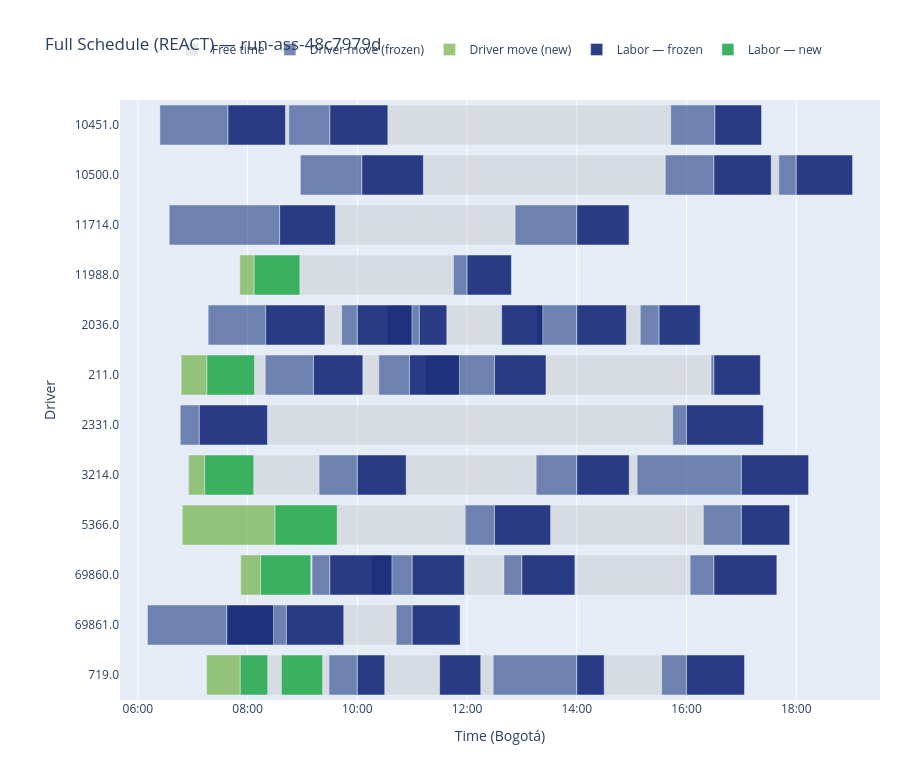

The cell this chart's notebook holds for it:
### Markdown cell above
---
## Gantt 3 — Full Schedule (5-Color by REACT Category)

| Color | Category |
|-------|----------|
| 🔵 Navy | Frozen labor |
| 🔴 Red | Reassigned labor |
| 🩵 Light blue | Unchanged (reassignable, kept same driver) |
| 🟢 Green | New labor |
| ⬜ Grey | Free time |

### Code cell
build_react_gantt(
    segments_after, drivers_after,
    label=f"Full Schedule (REACT) — {RUN_DIR.name}",
).show()

### Figure 1 — Plotly figure (JSON) as saved in the notebook; plotly's stock layout.template omitted (floating-point values rounded to 4 significant figures)
{"data": [{"base": ["2026-04-17T08:06:41.840000", "2026-04-17T10:53:27.800000", "2026-04-17T14:57:19", "2026-04-17T09:09:09.220000", "2026-04-17T11:57:06.700000", "2026-04-17T13:57:58.200000", "2026-04-17T08:57:10.500000", "2026-04-17T08:07:36.020000", "2026-04-17T10:06:02.500000", "2026-04-17T13:26:20.800000", "2026-04-17T08:41:27.480000", "2026-04-17T10:33:23.300000", "2026-04-17T08:22:00", "2026-04-17T09:22:00", "2026-04-17T10:30:00", "2026-04-17T12:15:00", "2026-04-17T14:30:00", "2026-04-17T09:24:35.540000", "2026-04-17T11:37:51.580000", "2026-04-17T14:54:16.300000", "2026-04-17T09:38:00.900000", "2026-04-17T13:31:24.800000", "2026-04-17T08:21:44.300000", "2026-04-17T09:35:59.160000", "2026-04-17T11:12:15", "2026-04-17T17:32:39.100000", "2026-04-17T09:45:09.720000"], "hoverinfo": "text", "hovertext": ["<b>Free time</b><br>Driver: 3214.0<br>Labor: 569541<br>Service: 463512<br>Start: 08:06<br>End: 09:18<br>Duration: 71.5 min", "<b>Free time</b><br>Driver: 3214.0<br>Labor: 569480<br>Service: 463451<br>Start: 10:53<br>End: 13:15<br>Duration: 142.1 min", "<b>Free time</b><br>Driver: 3214.0<br>Labor: 569886<br>Service: 463837<br>Start: 14:57<br>End: 15:05<br>Duration: 8.6 min", "<b>Free time</b><br>Driver: 69860.0<br>Labor: 569352<br>Service: 463328<br>Start: 09:09<br>End: 09:10<br>Duration: 1.4 min", "<b>Free time</b><br>Driver: 69860.0<br>Labor: 569542<br>Service: 463513<br>Start: 11:57<br>End: 12:40<br>Duration: 43.3 min", "<b>Free time</b><br>Driver: 69860.0<br>Labor: 569961<br>Service: 463912<br>Start: 13:57<br>End: 16:03<br>Duration: 126.0 min", "<b>Free time</b><br>Driver: 11988.0<br>Labor: 564586<br>Service: 458721<br>Start: 08:57<br>End: 11:45<br>Duration: 168.0 min", "<b>Free time</b><br>Driver: 211.0<br>Labor: 568545<br>Service: 462555<br>Start: 08:07<br>End: 08:19<br>Duration: 11.7 min", "<b>Free time</b><br>Driver: 211.0<br>Labor: 566791<br>Service: 460890<br>Start: 10:06<br>End: 10:23<br>Duration: 17.4 min", "<b>Free time</b><br>Driver: 211.0<br>Labor: 569562<br>Service: 463531<br>Start: 13:26<br>End: 16:26<br>Duration: 180.5 min", "<b>Free time</b><br>Driver: 10451.0<br>Labor: 569504<br>Service: 463475<br>Start: 08:41<br>End: 08:45<br>Duration: 3.6 min", "<b>Free time</b><br>Driver: 10451.0<br>Labor: 569349<br>Service: 463325<br>Start: 10:33<br>End: 15:42<br>Duration: 309.3 min", "<b>Free time</b><br>Driver: 719.0<br>Labor: 569629<br>Service: 463591<br>Start: 08:22<br>End: 08:37<br>Duration: 15.0 min", "<b>Free time</b><br>Driver: 719.0<br>Labor: 567159<br>Service: 461234<br>Start: 09:22<br>End: 09:28<br>Duration: 7.0 min", "<b>Free time</b><br>Driver: 719.0<br>Labor: 567161<br>Service: 461234<br>Start: 10:30<br>End: 11:30<br>Duration: 60.0 min", "<b>Free time</b><br>Driver: 719.0<br>Labor: 568182<br>Service: 462204<br>Start: 12:15<br>End: 12:28<br>Duration: 13.6 min", "<b>Free time</b><br>Driver: 719.0<br>Labor: 570107<br>Service: 464056<br>Start: 14:30<br>End: 15:32<br>Duration: 62.9 min", "<b>Free time</b><br>Driver: 2036.0<br>Labor: 569197<br>Service: 463180<br>Start: 09:24<br>End: 09:42<br>Duration: 18.3 min", "<b>Free time</b><br>Driver: 2036.0<br>Labor: 569866<br>Service: 463731<br>Start: 11:37<br>End: 12:37<br>Duration: 60.0 min", "<b>Free time</b><br>Driver: 2036.0<br>Labor: 568184<br>Service: 462204<br>Start: 14:54<br>End: 15:09<br>Duration: 15.2 min", "<b>Free time</b><br>Driver: 5366.0<br>Labor: 569663<br>Service: 463626<br>Start: 09:38<br>End: 11:57<br>Duration: 140.0 min", "<b>Free time</b><br>Driver: 5366.0<br>Labor: 570024<br>Service: 463973<br>Start: 13:31<br>End: 16:18<br>Duration: 167.0 min", "<b>Free time</b><br>Driver: 2331.0<br>Labor: 569414<br>Service: 463387<br>Start: 08:21<br>End: 15:44<br>Duration: 443.2 min", "<b>Free time</b><br>Driver: 11714.0<br>Labor: 569822<br>Service: 463776<br>Start: 09:35<br>End: 12:52<br>Duration: 196.6 min", "<b>Free time</b><br>Driver: 10500.0<br>Labor: 569443<br>Service: 463416<br>Start: 11:12<br>End: 15:36<br>Duration: 264.5 min", "<b>Free time</b><br>Driver: 10500.0<br>Labor: 569590<br>Service: 463557<br>Start: 17:32<br>End: 17:40<br>Duration: 8.2 min", "<b>Free time</b><br>Driver: 69861.0<br>Labor: 569611<br>Service: 463578<br>Start: 09:45<br>End: 10:42<br>Duration: 57.3 min"], "legendgroup": "FREE_TIME", "marker": {"color": "rgba(190, 190, 190, 0.35)"}, "name": "Free time", "orientation": "h", "showlegend": true, "type": "bar", "x": [4288960, 8528200, 517400, 80780, 2596100, 7559400, 10078122, 701380, 1045000.0, 10830200, 217920, 18558700, 900000, 417000, 3600000, 813600, 3771000, 1098460, 3600000, 908900, 8398500, 10022200, 26590300, 11794440, 15871800, 494300, 3435480], "y": ["3214.0", "3214.0", "3214.0", "69860.0", "69860.0", "69860.0", "11988.0", "211.0", "211.0", "211.0", "10451.0", "10451.0", "719.0", "719.0", "719.0", "719.0", "719.0", "2036.0", "2036.0", "2036.0", "5366.0", "5366.0", "2331.0", "11714.0", "10500.0", "10500.0", "69861.0"]}, {"base": ["2026-04-17T09:18:10.800000", "2026-04-17T13:15:36", "2026-04-17T15:05:56.400000", "2026-04-17T09:10:30", "2026-04-17T10:15:18", "2026-04-17T12:40:22.800000", "2026-04-17T16:03:57.600000", "2026-04-17T11:45:08.622000", "2026-04-17T08:19:17.400000", "2026-04-17T10:23:27.600000", "2026-04-17T11:14:43.800000", "2026-04-17T16:26:51", "2026-04-17T06:24:05.580000", "2026-04-17T08:45:05.400000", "2026-04-17T15:42:42", "2026-04-17T09:28:57", "2026-04-17T12:28:33.600000", "2026-04-17T15:32:51", "2026-04-17T07:16:54.840000", "2026-04-17T09:42:54", "2026-04-17T10:32:34.780000", "2026-04-17T13:15:52.200000", "2026-04-17T15:09:25.200000", "2026-04-17T11:57:59.400000", "2026-04-17T16:18:27", "2026-04-17T06:46:21", "2026-04-17T15:44:54.600000", "2026-04-17T06:34:20.460000", "2026-04-17T12:52:33.600000", "2026-04-17T08:57:44.400000", "2026-04-17T15:36:46.800000", "2026-04-17T17:40:53.400000", "2026-04-17T06:10:28.020000", "2026-04-17T07:38:39.520000", "2026-04-17T10:42:25.200000"], "hoverinfo": "text", "hovertext": ["<b>Driver move (frozen)</b><br>Driver: 3214.0<br>Labor: 569541<br>Service: 463512<br>Start: 09:18<br>End: 10:00<br>Duration: 41.8 min<br>Distance: 13.94 km", "<b>Driver move (frozen)</b><br>Driver: 3214.0<br>Labor: 569480<br>Service: 463451<br>Start: 13:15<br>End: 14:00<br>Duration: 44.4 min<br>Distance: 14.80 km", "<b>Driver move (frozen)</b><br>Driver: 3214.0<br>Labor: 569886<br>Service: 463837<br>Start: 15:05<br>End: 17:00<br>Duration: 114.1 min<br>Distance: 38.02 km", "<b>Driver move (frozen)</b><br>Driver: 69860.0<br>Labor: 569352<br>Service: 463328<br>Start: 09:10<br>End: 09:30<br>Duration: 19.5 min<br>Distance: 6.50 km", "<b>Driver move (frozen)</b><br>Driver: 69860.0<br>Labor: 569421<br>Service: 463394<br>Start: 10:15<br>End: 11:00<br>Duration: 44.7 min<br>Distance: 14.90 km<br><i>⚠ infeasible</i>", "<b>Driver move (frozen)</b><br>Driver: 69860.0<br>Labor: 569542<br>Service: 463513<br>Start: 12:40<br>End: 13:00<br>Duration: 19.6 min<br>Distance: 6.54 km", "<b>Driver move (frozen)</b><br>Driver: 69860.0<br>Labor: 569961<br>Service: 463912<br>Start: 16:03<br>End: 16:30<br>Duration: 26.0 min<br>Distance: 8.68 km", "<b>Driver move (frozen)</b><br>Driver: 11988.0<br>Labor: 564586<br>Service: 458721<br>Start: 11:45<br>End: 12:00<br>Duration: 14.9 min<br>Distance: 4.95 km", "<b>Driver move (frozen)</b><br>Driver: 211.0<br>Labor: 568545<br>Service: 462555<br>Start: 08:19<br>End: 09:12<br>Duration: 52.7 min<br>Distance: 17.57 km", "<b>Driver move (frozen)</b><br>Driver: 211.0<br>Labor: 566791<br>Service: 460890<br>Start: 10:23<br>End: 10:57<br>Duration: 33.5 min<br>Distance: 11.18 km", "<b>Driver move (frozen)</b><br>Driver: 211.0<br>Labor: 567015<br>Service: 461095<br>Start: 11:14<br>End: 12:30<br>Duration: 75.3 min<br>Distance: 25.09 km<br><i>⚠ infeasible</i>", "<b>Driver move (frozen)</b><br>Driver: 211.0<br>Labor: 569562<br>Service: 463531<br>Start: 16:26<br>End: 16:30<br>Duration: 3.1 min<br>Distance: 1.05 km", "<b>Driver move (frozen)</b><br>Driver: 10451.0<br>Labor: 566990<br>Service: 461070<br>Start: 06:24<br>End: 07:38<br>Duration: 74.5 min<br>Distance: 24.82 km", "<b>Driver move (frozen)</b><br>Driver: 10451.0<br>Labor: 569504<br>Service: 463475<br>Start: 08:45<br>End: 09:30<br>Duration: 44.9 min<br>Distance: 14.97 km", "<b>Driver move (frozen)</b><br>Driver: 10451.0<br>Labor: 569349<br>Service: 463325<br>Start: 15:42<br>End: 16:31<br>Duration: 48.3 min<br>Distance: 16.10 km", "<b>Driver move (frozen)</b><br>Driver: 719.0<br>Labor: 567159<br>Service: 461234<br>Start: 09:28<br>End: 10:00<br>Duration: 31.1 min<br>Distance: 10.35 km", "<b>Driver move (frozen)</b><br>Driver: 719.0<br>Labor: 568182<br>Service: 462204<br>Start: 12:28<br>End: 14:00<br>Duration: 91.4 min<br>Distance: 30.48 km", "<b>Driver move (frozen)</b><br>Driver: 719.0<br>Labor: 570107<br>Service: 464056<br>Start: 15:32<br>End: 16:00<br>Duration: 27.1 min<br>Distance: 9.05 km", "<b>Driver move (frozen)</b><br>Driver: 2036.0<br>Labor: 568640<br>Service: 462648<br>Start: 07:16<br>End: 08:19<br>Duration: 62.8 min<br>Distance: 20.94 km", "<b>Driver move (frozen)</b><br>Driver: 2036.0<br>Labor: 569197<br>Service: 463180<br>Start: 09:42<br>End: 10:00<br>Duration: 17.1 min<br>Distance: 5.70 km", "<b>Driver move (frozen)</b><br>Driver: 2036.0<br>Labor: 569774<br>Service: 463731<br>Start: 10:32<br>End: 11:07<br>Duration: 35.3 min<br>Distance: 11.76 km<br><i>⚠ infeasible</i>", "<b>Driver move (frozen)</b><br>Driver: 2036.0<br>Labor: 569896<br>Service: 463847<br>Start: 13:15<br>End: 14:00<br>Duration: 44.1 min<br>Distance: 14.71 km<br><i>⚠ infeasible</i>", "<b>Driver move (frozen)</b><br>Driver: 2036.0<br>Labor: 568184<br>Service: 462204<br>Start: 15:09<br>End: 15:30<br>Duration: 20.6 min<br>Distance: 6.86 km", "<b>Driver move (frozen)</b><br>Driver: 5366.0<br>Labor: 569663<br>Service: 463626<br>Start: 11:57<br>End: 12:30<br>Duration: 32.0 min<br>Distance: 10.67 km", "<b>Driver move (frozen)</b><br>Driver: 5366.0<br>Labor: 570024<br>Service: 463973<br>Start: 16:18<br>End: 17:00<br>Duration: 41.5 min<br>Distance: 13.85 km", "<b>Driver move (frozen)</b><br>Driver: 2331.0<br>Labor: 568642<br>Service: 462650<br>Start: 06:46<br>End: 07:07<br>Duration: 20.9 min<br>Distance: 6.95 km", "<b>Driver move (frozen)</b><br>Driver: 2331.0<br>Labor: 569414<br>Service: 463387<br>Start: 15:44<br>End: 16:00<br>Duration: 15.1 min<br>Distance: 5.03 km", "<b>Driver move (frozen)</b><br>Driver: 11714.0<br>Labor: 568740<br>Service: 462737<br>Start: 06:34<br>End: 08:35<br>Duration: 120.7 min<br>Distance: 40.24 km", "<b>Driver move (frozen)</b><br>Driver: 11714.0<br>Labor: 569822<br>Service: 463776<br>Start: 12:52<br>End: 14:00<br>Duration: 67.4 min<br>Distance: 22.48 km", "<b>Driver move (frozen)</b><br>Driver: 10500.0<br>Labor: 569237<br>Service: 463219<br>Start: 08:57<br>End: 10:05<br>Duration: 67.3 min<br>Distance: 22.42 km", "<b>Driver move (frozen)</b><br>Driver: 10500.0<br>Labor: 569443<br>Service: 463416<br>Start: 15:36<br>End: 16:30<br>Duration: 53.2 min<br>Distance: 17.74 km", "<b>Driver move (frozen)</b><br>Driver: 10500.0<br>Labor: 569590<br>Service: 463557<br>Start: 17:40<br>End: 18:00<br>Duration: 19.1 min<br>Distance: 6.37 km", "<b>Driver move (frozen)</b><br>Driver: 69861.0<br>Labor: 569346<br>Service: 463322<br>Start: 06:10<br>End: 07:37<br>Duration: 86.7 min<br>Distance: 28.90 km", "<b>Driver move (frozen)</b><br>Driver: 69861.0<br>Labor: 569441<br>Service: 463414<br>Start: 07:38<br>End: 08:42<br>Duration: 63.8 min<br>Distance: 21.25 km<br><i>⚠ infeasible</i>", "<b>Driver move (frozen)</b><br>Driver: 69861.0<br>Labor: 569611<br>Service: 463578<br>Start: 10:42<br>End: 11:00<br>Duration: 17.6 min<br>Distance: 5.86 km"], "legendgroup": "frozen_move", "marker": {"color": "rgba( 30,  60, 130, 0.60)"}, "name": "Driver move (frozen)", "orientation": "h", "showlegend": true, "type": "bar", "x": [2509200, 2664000, 6843600, 1170000, 2682000, 1177200, 1562400, 891378, 3162600, 2012400, 4516200, 189000, 4467600, 2694600, 2898000, 1863000, 5486400, 1629000, 3769200, 1026000, 2116800, 2647800, 1234800, 1920600, 2493000, 1251000, 905400, 7243200, 4046400, 4035600, 3193200, 1146600, 5202000, 3825000, 1054800], "y": ["3214.0", "3214.0", "3214.0", "69860.0", "69860.0", "69860.0", "69860.0", "11988.0", "211.0", "211.0", "211.0", "211.0", "10451.0", "10451.0", "10451.0", "719.0", "719.0", "719.0", "2036.0", "2036.0", "2036.0", "2036.0", "2036.0", "5366.0", "5366.0", "2331.0", "2331.0", "11714.0", "11714.0", "10500.0", "10500.0", "10500.0", "69861.0", "69861.0", "69861.0"]}, {"base": ["2026-04-17T06:55:32.340000", "2026-04-17T07:52:30.720000", "2026-04-17T07:51:28.800000", "2026-04-17T06:47:22.920000", "2026-04-17T07:15:13.200000", "2026-04-17T06:48:32.400000"], "hoverinfo": "text", "hovertext": ["<b>Driver move (new)</b><br>Driver: 3214.0<br>Labor: 561573<br>Service: 455851<br>Start: 06:55<br>End: 07:13<br>Duration: 17.6 min<br>Distance: 5.85 km", "<b>Driver move (new)</b><br>Driver: 69860.0<br>Labor: 563606<br>Service: 457770<br>Start: 07:52<br>End: 08:14<br>Duration: 21.8 min<br>Distance: 7.26 km", "<b>Driver move (new)</b><br>Driver: 11988.0<br>Labor: 564545<br>Service: 458680<br>Start: 07:51<br>End: 08:07<br>Duration: 15.7 min<br>Distance: 5.24 km", "<b>Driver move (new)</b><br>Driver: 211.0<br>Labor: 568904<br>Service: 462897<br>Start: 06:47<br>End: 07:15<br>Duration: 28.1 min<br>Distance: 9.38 km", "<b>Driver move (new)</b><br>Driver: 719.0<br>Labor: 569626<br>Service: 463591<br>Start: 07:15<br>End: 07:52<br>Duration: 36.8 min<br>Distance: 12.26 km", "<b>Driver move (new)</b><br>Driver: 5366.0<br>Labor: 568608<br>Service: 462616<br>Start: 06:48<br>End: 08:30<br>Duration: 101.5 min<br>Distance: 33.82 km"], "legendgroup": "new_move", "marker": {"color": "rgba(120, 180,  80, 0.75)"}, "name": "Driver move (new)", "orientation": "h", "showlegend": true, "type": "bar", "x": [1053000, 1306800, 943200, 1688400, 2206800, 6087600], "y": ["3214.0", "69860.0", "11988.0", "211.0", "719.0", "5366.0"]}, {"base": ["2026-04-17T10:00:00", "2026-04-17T14:00:00", "2026-04-17T17:00:00", "2026-04-17T09:30:00", "2026-04-17T11:00:00", "2026-04-17T13:00:00", "2026-04-17T16:30:00", "2026-04-17T12:00:00", "2026-04-17T09:12:00", "2026-04-17T10:57:00", "2026-04-17T12:30:00", "2026-04-17T16:30:00", "2026-04-17T07:38:33.180000", "2026-04-17T09:30:00", "2026-04-17T16:31:00", "2026-04-17T10:00:00", "2026-04-17T11:30:00", "2026-04-17T14:00:00", "2026-04-17T16:00:00", "2026-04-17T08:19:44.040000", "2026-04-17T10:00:00", "2026-04-17T11:07:51.580000", "2026-04-17T12:37:51.580000", "2026-04-17T14:00:00", "2026-04-17T15:30:00", "2026-04-17T12:30:00", "2026-04-17T17:00:00", "2026-04-17T07:07:12", "2026-04-17T16:00:00", "2026-04-17T08:35:03.660000", "2026-04-17T14:00:00", "2026-04-17T10:05:00", "2026-04-17T16:30:00", "2026-04-17T18:00:00", "2026-04-17T07:37:10.020000", "2026-04-17T08:42:24.520000", "2026-04-17T11:00:00"], "hoverinfo": "text", "hovertext": ["<b>Labor — frozen</b><br>Driver: 3214.0<br>Labor: 569541<br>Service: 463512<br>Start: 10:00<br>End: 10:53<br>Duration: 53.5 min<br>Distance: 6.13 km", "<b>Labor — frozen</b><br>Driver: 3214.0<br>Labor: 569480<br>Service: 463451<br>Start: 14:00<br>End: 14:57<br>Duration: 57.3 min<br>Distance: 7.43 km", "<b>Labor — frozen</b><br>Driver: 3214.0<br>Labor: 569886<br>Service: 463837<br>Start: 17:00<br>End: 18:13<br>Duration: 73.5 min<br>Distance: 17.40 km", "<b>Labor — frozen</b><br>Driver: 69860.0<br>Labor: 569352<br>Service: 463328<br>Start: 09:30<br>End: 10:37<br>Duration: 67.8 min<br>Distance: 16.31 km", "<b>Labor — frozen</b><br>Driver: 69860.0<br>Labor: 569421<br>Service: 463394<br>Start: 11:00<br>End: 11:57<br>Duration: 57.1 min<br>Distance: 10.25 km<br><i>⚠ infeasible</i>", "<b>Labor — frozen</b><br>Driver: 69860.0<br>Labor: 569542<br>Service: 463513<br>Start: 13:00<br>End: 13:57<br>Duration: 58.0 min<br>Distance: 10.12 km", "<b>Labor — frozen</b><br>Driver: 69860.0<br>Labor: 569961<br>Service: 463912<br>Start: 16:30<br>End: 17:38<br>Duration: 68.8 min<br>Distance: 16.09 km", "<b>Labor — frozen</b><br>Driver: 11988.0<br>Labor: 564586<br>Service: 458721<br>Start: 12:00<br>End: 12:48<br>Duration: 48.5 min<br>Distance: 2.07 km", "<b>Labor — frozen</b><br>Driver: 211.0<br>Labor: 568545<br>Service: 462555<br>Start: 09:12<br>End: 10:06<br>Duration: 54.0 min<br>Distance: 3.99 km", "<b>Labor — frozen</b><br>Driver: 211.0<br>Labor: 566791<br>Service: 460890<br>Start: 10:57<br>End: 11:51<br>Duration: 54.6 min<br>Distance: 7.34 km", "<b>Labor — frozen</b><br>Driver: 211.0<br>Labor: 567015<br>Service: 461095<br>Start: 12:30<br>End: 13:26<br>Duration: 56.4 min<br>Distance: 8.61 km<br><i>⚠ infeasible</i>", "<b>Labor — frozen</b><br>Driver: 211.0<br>Labor: 569562<br>Service: 463531<br>Start: 16:30<br>End: 17:20<br>Duration: 50.8 min<br>Distance: 4.22 km", "<b>Labor — frozen</b><br>Driver: 10451.0<br>Labor: 566990<br>Service: 461070<br>Start: 07:38<br>End: 08:41<br>Duration: 62.9 min<br>Distance: 12.24 km", "<b>Labor — frozen</b><br>Driver: 10451.0<br>Labor: 569504<br>Service: 463475<br>Start: 09:30<br>End: 10:33<br>Duration: 63.4 min<br>Distance: 14.10 km", "<b>Labor — frozen</b><br>Driver: 10451.0<br>Labor: 569349<br>Service: 463325<br>Start: 16:31<br>End: 17:22<br>Duration: 51.1 min<br>Distance: 4.05 km", "<b>Labor — frozen</b><br>Driver: 719.0<br>Labor: 567159<br>Service: 461234<br>Start: 10:00<br>End: 10:30<br>Duration: 30.0 min", "<b>Labor — frozen</b><br>Driver: 719.0<br>Labor: 567161<br>Service: 461234<br>Start: 11:30<br>End: 12:15<br>Duration: 45.0 min", "<b>Labor — frozen</b><br>Driver: 719.0<br>Labor: 568182<br>Service: 462204<br>Start: 14:00<br>End: 14:30<br>Duration: 30.0 min", "<b>Labor — frozen</b><br>Driver: 719.0<br>Labor: 570107<br>Service: 464056<br>Start: 16:00<br>End: 17:03<br>Duration: 63.4 min<br>Distance: 14.86 km", "<b>Labor — frozen</b><br>Driver: 2036.0<br>Labor: 568640<br>Service: 462648<br>Start: 08:19<br>End: 09:24<br>Duration: 64.9 min<br>Distance: 16.76 km", "<b>Labor — frozen</b><br>Driver: 2036.0<br>Labor: 569197<br>Service: 463180<br>Start: 10:00<br>End: 10:59<br>Duration: 59.8 min<br>Distance: 9.83 km", "<b>Labor — frozen</b><br>Driver: 2036.0<br>Labor: 569774<br>Service: 463731<br>Start: 11:07<br>End: 11:37<br>Duration: 30.0 min<br><i>⚠ infeasible</i>", "<b>Labor — frozen</b><br>Driver: 2036.0<br>Labor: 569866<br>Service: 463731<br>Start: 12:37<br>End: 13:22<br>Duration: 45.0 min", "<b>Labor — frozen</b><br>Driver: 2036.0<br>Labor: 569896<br>Service: 463847<br>Start: 14:00<br>End: 14:54<br>Duration: 54.3 min<br>Distance: 6.42 km<br><i>⚠ infeasible</i>", "<b>Labor — frozen</b><br>Driver: 2036.0<br>Labor: 568184<br>Service: 462204<br>Start: 15:30<br>End: 16:15<br>Duration: 45.0 min", "<b>Labor — frozen</b><br>Driver: 5366.0<br>Labor: 569663<br>Service: 463626<br>Start: 12:30<br>End: 13:31<br>Duration: 61.4 min<br>Distance: 11.11 km", "<b>Labor — frozen</b><br>Driver: 5366.0<br>Labor: 570024<br>Service: 463973<br>Start: 17:00<br>End: 17:52<br>Duration: 52.8 min<br>Distance: 4.80 km", "<b>Labor — frozen</b><br>Driver: 2331.0<br>Labor: 568642<br>Service: 462650<br>Start: 07:07<br>End: 08:21<br>Duration: 74.5 min<br>Distance: 30.59 km", "<b>Labor — frozen</b><br>Driver: 2331.0<br>Labor: 569414<br>Service: 463387<br>Start: 16:00<br>End: 17:24<br>Duration: 84.1 min<br>Distance: 33.24 km", "<b>Labor — frozen</b><br>Driver: 11714.0<br>Labor: 568740<br>Service: 462737<br>Start: 08:35<br>End: 09:35<br>Duration: 60.9 min<br>Distance: 14.80 km", "<b>Labor — frozen</b><br>Driver: 11714.0<br>Labor: 569822<br>Service: 463776<br>Start: 14:00<br>End: 14:57<br>Duration: 57.2 min<br>Distance: 9.60 km", "<b>Labor — frozen</b><br>Driver: 10500.0<br>Labor: 569237<br>Service: 463219<br>Start: 10:05<br>End: 11:12<br>Duration: 67.2 min<br>Distance: 18.15 km", "<b>Labor — frozen</b><br>Driver: 10500.0<br>Labor: 569443<br>Service: 463416<br>Start: 16:30<br>End: 17:32<br>Duration: 62.6 min<br>Distance: 14.77 km", "<b>Labor — frozen</b><br>Driver: 10500.0<br>Labor: 569590<br>Service: 463557<br>Start: 18:00<br>End: 19:01<br>Duration: 61.6 min<br>Distance: 12.91 km", "<b>Labor — frozen</b><br>Driver: 69861.0<br>Labor: 569346<br>Service: 463322<br>Start: 07:37<br>End: 08:28<br>Duration: 51.1 min<br>Distance: 3.79 km", "<b>Labor — frozen</b><br>Driver: 69861.0<br>Labor: 569441<br>Service: 463414<br>Start: 08:42<br>End: 09:45<br>Duration: 62.8 min<br>Distance: 14.34 km<br><i>⚠ infeasible</i>", "<b>Labor — frozen</b><br>Driver: 69861.0<br>Labor: 569611<br>Service: 463578<br>Start: 11:00<br>End: 11:52<br>Duration: 52.4 min<br>Distance: 3.61 km"], "legendgroup": "frozen_labor", "marker": {"color": "rgba( 20,  40, 120, 0.90)"}, "name": "Labor — frozen", "orientation": "h", "showlegend": true, "type": "bar", "x": [3207800, 3439000, 4410300, 4070400, 3426700, 3478200, 4127500, 2909900, 3242500, 3279000, 3380800, 3046300, 3774300, 3803300, 3063400, 1800000, 2700000, 1800000, 3804300, 3891500, 3585400, 1800000, 2700000, 3256300, 2700000, 3684800, 3165200, 4472300, 5043900, 3655500, 3429400, 4035000, 3759100, 3696000, 3067600, 3765200, 3146200], "y": ["3214.0", "3214.0", "3214.0", "69860.0", "69860.0", "69860.0", "69860.0", "11988.0", "211.0", "211.0", "211.0", "211.0", "10451.0", "10451.0", "10451.0", "719.0", "719.0", "719.0", "719.0", "2036.0", "2036.0", "2036.0", "2036.0", "2036.0", "2036.0", "5366.0", "5366.0", "2331.0", "2331.0", "11714.0", "11714.0", "10500.0", "10500.0", "10500.0", "69861.0", "69861.0", "69861.0"]}, {"base": ["2026-04-17T07:13:05.340000", "2026-04-17T08:14:17.520000", "2026-04-17T08:07:12", "2026-04-17T07:15:31.320000", "2026-04-17T07:52:00", "2026-04-17T08:37:00", "2026-04-17T08:30:00"], "hoverinfo": "text", "hovertext": ["<b>Labor — new</b><br>Driver: 3214.0<br>Labor: 561573<br>Service: 455851<br>Start: 07:13<br>End: 08:06<br>Duration: 53.6 min<br>Distance: 4.79 km", "<b>Labor — new</b><br>Driver: 69860.0<br>Labor: 563606<br>Service: 457770<br>Start: 08:14<br>End: 09:09<br>Duration: 54.9 min<br>Distance: 7.01 km", "<b>Labor — new</b><br>Driver: 11988.0<br>Labor: 564545<br>Service: 458680<br>Start: 08:07<br>End: 08:57<br>Duration: 50.0 min<br>Distance: 3.36 km", "<b>Labor — new</b><br>Driver: 211.0<br>Labor: 568904<br>Service: 462897<br>Start: 07:15<br>End: 08:07<br>Duration: 52.1 min<br>Distance: 3.89 km", "<b>Labor — new</b><br>Driver: 719.0<br>Labor: 569626<br>Service: 463591<br>Start: 07:52<br>End: 08:22<br>Duration: 30.0 min", "<b>Labor — new</b><br>Driver: 719.0<br>Labor: 569629<br>Service: 463591<br>Start: 08:37<br>End: 09:22<br>Duration: 45.0 min", "<b>Labor — new</b><br>Driver: 5366.0<br>Labor: 568608<br>Service: 462616<br>Start: 08:30<br>End: 09:38<br>Duration: 68.0 min<br>Distance: 18.06 km"], "legendgroup": "new_labor", "marker": {"color": "rgba( 40, 170,  80, 0.90)"}, "name": "Labor — new", "orientation": "h", "showlegend": true, "type": "bar", "x": [3216500, 3291700, 2998500, 3124700, 1800000, 2700000, 4080900], "y": ["3214.0", "69860.0", "11988.0", "211.0", "719.0", "719.0", "5366.0"]}], "layout": {"barmode": "overlay", "height": 760, "hovermode": "closest", "legend": {"orientation": "h", "x": 0.5, "xanchor": "center", "y": 1.06, "yanchor": "bottom"}, "margin": {"b": 60, "l": 120, "r": 20, "t": 100}, "title": {"text": "Full Schedule (REACT) — run-ass-48c7979d"}, "xaxis": {"range": ["2026-04-17T05:40:28.020000", "2026-04-17T19:31:36"], "tickformat": "%H:%M", "title": {"text": "Time (Bogotá)"}, "type": "date"}, "yaxis": {"categoryarray": ["719.0", "69861.0", "69860.0", "5366.0", "3214.0", "2331.0", "211.0", "2036.0", "11988.0", "11714.0", "10500.0", "10451.0"], "categoryorder": "array", "title": {"text": "Driver"}}}}
